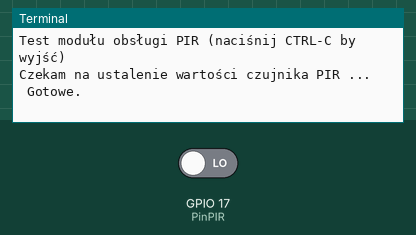
Bench run of a program on a simulated Raspberry Pi (BCM pin numbers). On the bench: the last lines printed to the terminal. Inputs (shaded band) come from the test bench; at power-on: GPIO 17 (PinPIR) LOW.

Above: at 1.2 s.
1.3 s: GPIO 17 (PinPIR) driven HIGH
At 1.9 s:
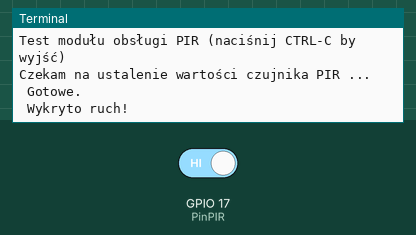
2.8 s: GPIO 17 (PinPIR) driven LOW
At 4.3 s:
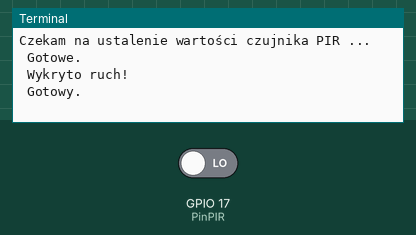

The program:

proximity.py
```python
# Zaimportowanie plików nagłówkowych Pythona
import RPi.GPIO as GPIO
import time

# Ustawienie konwencji nazewniczej dla portów GPIO
GPIO.setmode(GPIO.BCM)
GPIO.setwarnings(False)

# Set a variable to hold the GPIO Pin identity
# Ustawienie wartości przechowującej numer pinu
PinPIR = 17

print "Test modułu obsługi PIR (naciśnij CTRL-C by wyjść)"

# Ustawienie pinu w trybie odczytu
GPIO.setup(PinPIR, GPIO.IN)

# Zmienne przechowujące bieżący i poprzedni stan pinu
Current_State  = 0
Previous_State = 0

try:
  print "Czekam na ustalenie wartości czujnika PIR ..."
  # Pętla aż do momentu gdy wartością zwracaną przez czujnik PIR będzie 0
  while GPIO.input(PinPIR)==1:
    Current_State = 0

  print " Gotowe."
  while True:
    # Odczyt stanu czujnika PIR
    Current_State = GPIO.input(PinPIR)

    # W razie wyzwolenie czujnika PIR
    if Current_State==1 and Previous_State==0:
      print " Wykryto ruch!"
      # Zapis poprzedniego stanu czujnika
      Previous_State=1

    # Jeśli czujnik PIR wrócił do stanu gotowości
    elif Current_State==0 and Previous_State==1:
      print " Gotowy."
      Previous_State = 0

    # Oczekiwanie przez 10 milisekund
    time.sleep(0.01)

except KeyboardInterrupt:
  print " Koniec."

  # Przywrócenie początkowych ustawień portu GPIO
  GPIO.cleanup()
```

Measured:
- after the input at 1.3 s, the terminal: prints a new line at once (image 1)
- after the input at 2.8 s, the terminal: prints a new line at once (image 2)
